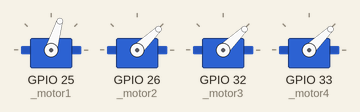
Simulated run of this sketch. Board: ESP32. Parts: 4 × servo. What the sketch prints to the serial monitor is not drawn.

Above: at 10.05 s.
At 14.75 s:
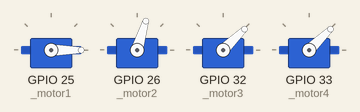
At 17.15 s:
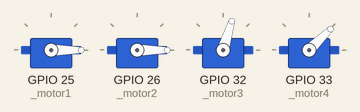
At 19.55 s:
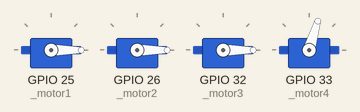
At 29.55 s:
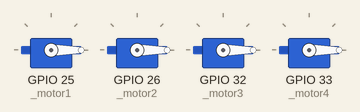
Timing chart, 0 to 35.5 s (numbered marks = the images above):
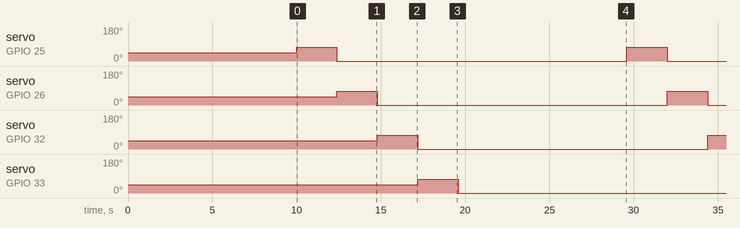

The sketch:

Servo.ino
```cpp
#include <ESP32Servo.h>

#define _motor1 25
#define _motor2 26
#define _motor3 32
#define _motor4 33

Servo motor1;
Servo motor2;
Servo motor3;
Servo motor4;

void setup() {
  Serial.begin(115200);
  Serial.print("Program start\n");
  delay(10000); //ESC startup
  motor1.attach(_motor1);
  motor2.attach(_motor2);
  motor3.attach(_motor3);
  motor4.attach(_motor4);

  motor1.writeMicroseconds(1000);
  motor2.writeMicroseconds(1000);
  motor3.writeMicroseconds(1000);
  motor4.writeMicroseconds(1000);
}

void loop() {
  // put your main code here, to run repeatedly:
      int now = millis();
      Serial.print("Now spinning motor 1!\t");
      while (millis() <= now + 2000) {
        motor1.writeMicroseconds(1300);
        delay(600);
      }motor1.writeMicroseconds(0);

      now = millis();
      Serial.print("Now spinning motor 2!\t");
      while (millis() <= now + 2000) {
        motor2.writeMicroseconds(1300);
        delay(600);
      }motor2.writeMicroseconds(0);

      now = millis();
      Serial.print("Now spinning motor 3!\t");
      while (millis() <= now + 2000) {
        motor3.writeMicroseconds(1300);
        delay(600);
      }motor3.writeMicroseconds(0);

      now = millis();
      Serial.print("Now spinning motor 4!\n");
      while (millis() <= now + 2000) {
        motor4.writeMicroseconds(1300);
        delay(600);
      }motor4.writeMicroseconds(0);
      delay(10000);
}
```

Measured:
- by itself, servo on GPIO 25 (_motor1), servo on GPIO 26 (_motor2), servo on GPIO 32 (_motor3), servo on GPIO 33 (_motor4): alternates 73° for 2.4 s and 0° for 17.2 s
